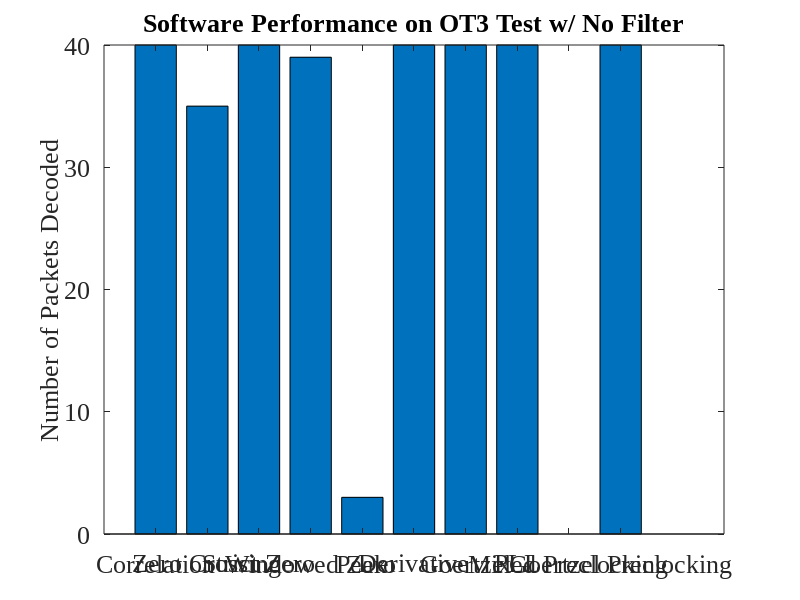

The MATLAB source for this figure: (Note: this script raises an error after producing the figure.)
fontSize = 19;
% .wav file	Filtering	Correlation	Zero Xing	Strict Xing	Windowed Zero	Peak	Derivative	Goertzel	PLL	PreClocking	Goertzel Pre
% OT3Test	None        40          35          40          39              3       40          40          40	0           40	
%           Bandpass	40          19          0           0               0       33          40          40	40          28	
%           6db         40          12          40          0               0       14          40          0	39          15	
% Gen200	None        200         200         200         200             200     200         200         200	0           200	
%           Bandpass	200         27          200         0               0       200         200         200	200         106	
%           6db         200         200         200         0               0       200         200         200	200         199	
% OT3WNoise	None        24          0           6           0               0       3           25          21	0           10	
%           Bandpass	24          6           2           0               0       5           23          23	17          11	
%           6db         11          1           9           0               0       4           6           14	6           5	
% LATrack1	None        946         460         568         298             0       543         965         925	0           564	
%           Bandpass	964         536         151         0               0       422         965         654	939         431	
%           6db         914         53          422         0               0       97          512         189	482         224	
% LATrack2	None        639         0           0           162             0       5           608         0	0           390	
%           Bandpass	872         0           0           0               0       0           448         0	939         230	
%           6db         958         209         74          0               0       254         956         0	947         392	

x = [40          35          40          39              3       40          40          40	0           40];
y = ['Correlation' 'Zero Crossing' 'Strict Zero' 'Windowed Zero' 'Peak' 'Derivative' 'Goertzel' 'PLL' 'Mixed Preclocking' 'Goertzel Preclocking'];
f = figure('Position',[0,0,1280,1024]);
set(gcf,'color','w');
bar(x);
filename = 'Software Performance on OT3 Test w/ No Filter';
title(filename);
%xlabel('Devices');
ylabel('Number of Packets Decoded');
set(gca,'XTickLabel',{'Correlation' 'Zero Crossing' 'Strict Zero' 'Windowed Zero' 'Peak' 'Derivative' 'Goertzel' 'PLL' 'Mixed Preclocking' 'Goertzel Preclocking'})
set(gca,'FontSize',fontSize, 'FontName', 'Times New Roman');
set(findall(gcf,'type','text'),'FontSize',fontSize, 'FontName', 'Times New Roman');
rotateXLabels(gca, 45)
set(gca, 'xtick', [])
grid on
saveas(f, strcat('.\..\..\..\rrxthesis\images\',regexprep(filename,'[^\w'']',''),'.png'));
pause();
close(f);
clear all;
